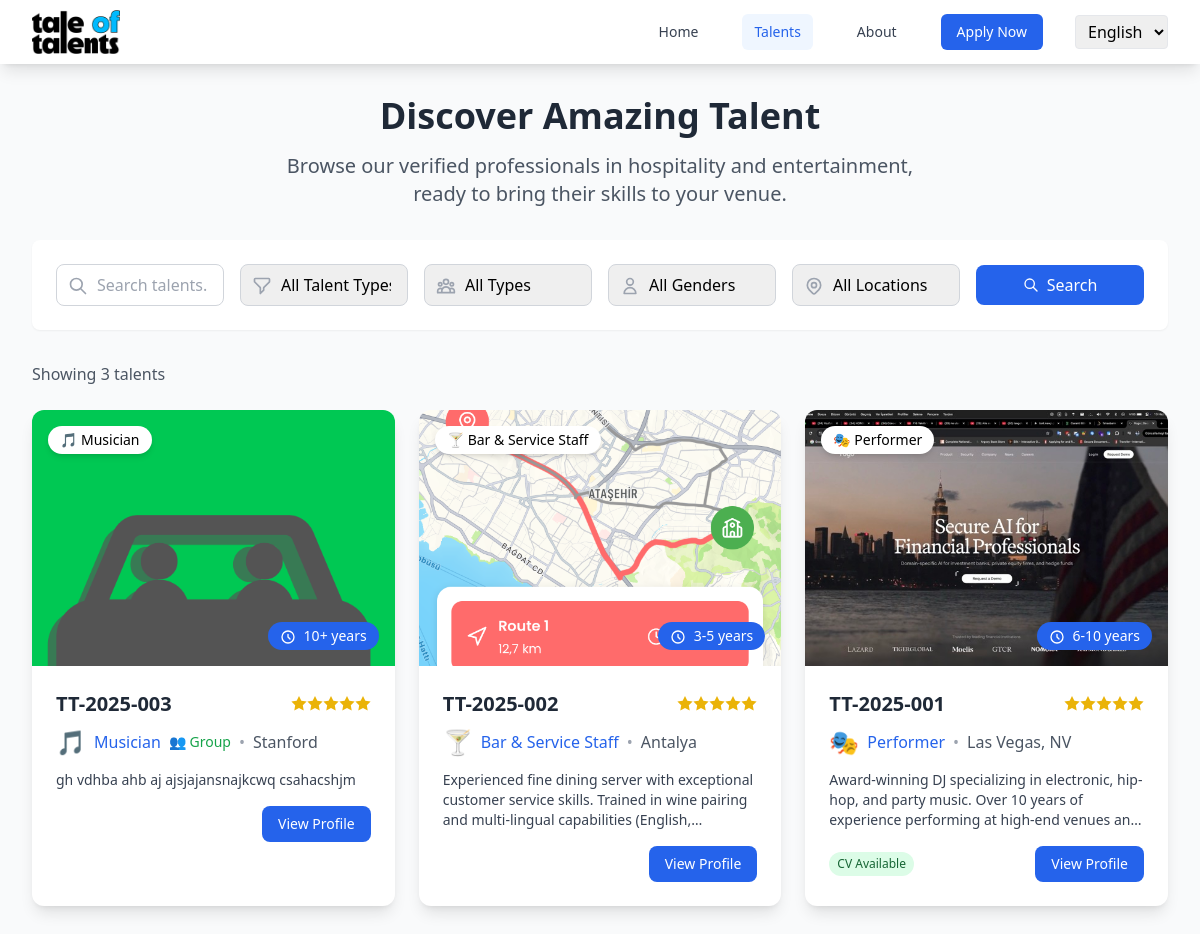
/talents/, run on the app's committed database.
### talents/models.py (models this page shows, shortened)
class TalentProfile(models.Model):
    TALENT_ROLES = [
        ('dancer', 'Dancer'),
        ('acrobat', 'Acrobat'),
        ('performer', 'Performer'),
        ('musician', 'Musician'),
        ('entertainer', 'Entertainer'),
        ('bar_service', 'Bar & Service Staff'),
    ]
    STATUS_CHOICES = [
        ('pending', 'Pending'),
        ('approved', 'Approved'),
        ('rejected', 'Rejected'),
    ]
    GENDER_CHOICES = [
        ('male', 'Male'),
        ('female', 'Female'),
        ('non_binary', 'Non-binary'),
        ('prefer_not_to_say', 'Prefer not to say'),
    ]
    REGISTRATION_TYPE_CHOICES = [
        ('personal', 'Personal'),
        ('group', 'Group'),
    ]
    user = models.OneToOneField(User, on_delete=models.CASCADE, related_name='talent_profile')
    public_id = models.CharField(max_length=20, unique=True, blank=True)
    registration_type = models.CharField(max_length=10, choices=REGISTRATION_TYPE_CHOICES, default='personal')
    group_name = models.CharField(max_length=100, blank=True, null=True, help_text="Group name (required for group registrations)")
    phone = models.CharField(max_length=20)
    email_private = models.EmailField(blank=True)
    city = models.CharField(max_length=100)
    role = models.CharField(max_length=20, choices=TALENT_ROLES)
    experience = models.CharField(max_length=50)
    bio = models.TextField()
    profile_image = models.ImageField(upload_to='profiles/', blank=True, null=True)
    cv_file = models.FileField(upload_to='cvs/', blank=True, null=True)
    height = models.CharField(max_length=20, blank=True, null=True)
    gender_identification = models.CharField(max_length=20, choices=GENDER_CHOICES, blank=True, null=True)
    pronouns = models.CharField(max_length=20, blank=True, null=True)
    hair_color = models.CharField(max_length=20, blank=True, null=True)
    eye_color = models.CharField(max_length=20, blank=True, null=True)
    agency = models.CharField(max_length=100, blank=True, null=True)
    union_affiliations = models.CharField(max_length=200, blank=True, null=True)
    availability = models.CharField(max_length=200, blank=True, null=True)
    status = models.CharField(max_length=10, choices=STATUS_CHOICES, default='pending')
    is_publicly_visible = models.BooleanField(default=False)
    last_approved_at = models.DateTimeField(blank=True, null=True)
    approved_by = models.ForeignKey(User, on_delete=models.SET_NULL, blank=True, null=True, related_name='approved_profiles')
    created_at = models.DateTimeField(auto_now_add=True)
    updated_at = models.DateTimeField(auto_now=True)
    class Meta:
        ordering = ['-created_at']
    @property
    def display_name(self):
        if self.registration_type == 'group':
            return self.group_name or f"Group {self.public_id}"
        else:
            return f"{self.user.first_name} {self.user.last_name}".strip()

### talents/views.py (the view, shortened to what this page needs)
# urls.py: path('talents/', views.talent_showcase, name='talent_showcase'),
def talent_showcase(request):
    talents = TalentProfile.objects.filter(
        status='approved',
        is_publicly_visible=True
    ).order_by('-created_at')
    search_term = request.GET.get('search', '')
    role_filter = request.GET.get('role', 'all')
    if role_filter != 'all':
        talents = talents.filter(role=role_filter)
    registration_type_filter = request.GET.get('registration_type', 'all')
    if registration_type_filter != 'all':
        talents = talents.filter(registration_type=registration_type_filter)
    gender_filter = request.GET.get('gender', 'all')
    if gender_filter != 'all':
        talents = talents.filter(gender_identification=gender_filter)
    location_filter = request.GET.get('location', 'all')
    if location_filter != 'all':
        talents = talents.filter(city__icontains=location_filter)
    unique_locations = TalentProfile.objects.filter(
        status='approved',
        is_publicly_visible=True
    ).values_list('city', flat=True).distinct()
    talent_roles = TalentProfile.TALENT_ROLES
    registration_types = TalentProfile.REGISTRATION_TYPE_CHOICES
    gender_choices = TalentProfile.GENDER_CHOICES
    context = {
        'talents': talents,
        'search_term': search_term,
        'role_filter': role_filter,
        'registration_type_filter': registration_type_filter,
        'gender_filter': gender_filter,
        'location_filter': location_filter,
        'unique_locations': unique_locations,
        'talent_roles': talent_roles,
        'registration_types': registration_types,
        'gender_choices': gender_choices,
    }
    return render(request, 'talents/showcase.html', context)

### templates/talents/showcase.html (shortened to what this page needs)
{% extends 'base.html' %}
{% load i18n %}
{% block content %}
<div class="min-h-screen bg-gray-50">
    <div class="max-w-7xl mx-auto px-4 sm:px-6 lg:px-8 py-8">
        <div class="text-center mb-8">
            <h1 class="text-3xl md:text-4xl font-bold text-gray-800 mb-4">
                {% trans "Discover Amazing Talent" %}
            </h1>
            <p class="text-xl text-gray-600 max-w-2xl mx-auto">
                {% trans "Browse our verified professionals in hospitality and entertainment, ready to bring their skills to your venue." %}
            </p>
        </div>
        <div class="bg-white rounded-lg shadow-sm p-6 mb-8">
            <form method="get" class="grid grid-cols-1 md:grid-cols-2 lg:grid-cols-6 gap-4">
                <div class="relative">
                    <svg class="absolute left-3 top-3 h-5 w-5 text-gray-400" fill="none" stroke="currentColor" viewBox="0 0 24 24">
                        <path stroke-linecap="round" stroke-linejoin="round" stroke-width="2" d="M21 21l-6-6m2-5a7 7 0 11-14 0 7 7 0 0114 0z"></path>
                    </svg>
                    <input
                        type="text"
                        name="search"
                        placeholder="{% trans "Search talents..." %}"
                        value="{{ search_term }}"
                        class="w-full pl-10 pr-4 py-2 border border-gray-300 rounded-lg focus:ring-2 focus:ring-blue-500 focus:border-blue-500"
                    />
                </div>
                <div class="relative">
                    <select
                        name="role"
                        class="w-full pl-10 pr-4 py-2 border border-gray-300 rounded-lg focus:ring-2 focus:ring-blue-500 focus:border-blue-500 appearance-none"
                    >
                        <option value="all">{% trans "All Talent Types" %}</option>
                    </select>
                </div>
                <div class="relative">
                    <select
                        name="registration_type"
                        class="w-full pl-10 pr-4 py-2 border border-gray-300 rounded-lg focus:ring-2 focus:ring-blue-500 focus:border-blue-500 appearance-none"
                    >
                        <option value="all">{% trans "All Types" %}</option>
                    </select>
                </div>
                <div class="relative">
                    <svg class="absolute left-3 top-3 h-5 w-5 text-gray-400" fill="none" stroke="currentColor" viewBox="0 0 24 24">
                        <path stroke-linecap="round" stroke-linejoin="round" stroke-width="2" d="M16 7a4 4 0 11-8 0 4 4 0 018 0zM12 14a7 7 0 00-7 7h14a7 7 0 00-7-7z"></path>
                    </svg>
                    <select
                        name="gender"
                        class="w-full pl-10 pr-4 py-2 border border-gray-300 rounded-lg focus:ring-2 focus:ring-blue-500 focus:border-blue-500 appearance-none"
                    >
                        <option value="all">{% trans "All Genders" %}</option>
                    </select>
                </div>
                <div class="relative">
                    <select
                        name="location"
                        class="w-full pl-10 pr-4 py-2 border border-gray-300 rounded-lg focus:ring-2 focus:ring-blue-500 focus:border-blue-500 appearance-none"
                    >
                        <option value="all">{% trans "All Locations" %}</option>
                    </select>
                </div>
                <div class="flex items-center">
                    <button type="submit" class="w-full bg-blue-600 text-white px-6 py-2 rounded-lg hover:bg-blue-700 transition-colors font-medium flex items-center justify-center">
                        <svg class="w-4 h-4 mr-2" fill="none" stroke="currentColor" viewBox="0 0 24 24">
                            <path stroke-linecap="round" stroke-linejoin="round" stroke-width="2" d="M21 21l-6-6m2-5a7 7 0 11-14 0 7 7 0 0114 0z"></path>
                        </svg>
                        {% trans "Search" %}
                    </button>
                </div>
            </form>
        </div>
        <div class="mb-6">
            <div class="flex items-center justify-between">
                <p class="text-gray-600">
                    {% trans "Showing" %} {{ talents|length }} {% trans "talents" %}
                </p>
            </div>
        </div>
        <div class="grid grid-cols-1 md:grid-cols-2 lg:grid-cols-3 gap-6">
            {% for talent in talents %}
                <div class="bg-white rounded-xl shadow-lg overflow-hidden hover:shadow-xl transition-shadow group">
                    <div class="relative">
                        {% if talent.profile_image %}
                            <img
                                src="{{ talent.profile_image.url }}"
                                alt="{{ talent.display_name }}"
                                class="w-full h-64 object-cover group-hover:scale-105 transition-transform duration-300"
                            />
                        {% endif %}
                        <div class="absolute top-4 left-4 bg-white rounded-full px-3 py-1 shadow-md">
                            <span class="text-sm font-medium flex items-center">
                                <span class="mr-1">
                                    {% if talent.role == 'dancer' %}💃
                                    {% elif talent.role == 'acrobat' %}🤸
                                    {% elif talent.role == 'performer' %}🎭
                                    {% elif talent.role == 'musician' %}🎵
                                    {% elif talent.role == 'entertainer' %}🎪
                                    {% elif talent.role == 'bar_service' %}🍸
                                    {% endif %}
                                </span>
                                {{ talent.get_role_display }}
                            </span>
                        </div>
                        <div class="absolute bottom-4 right-4 bg-blue-600 text-white rounded-full px-3 py-1 text-sm font-medium">
                            <svg class="inline mr-1 w-4 h-4" fill="none" stroke="currentColor" viewBox="0 0 24 24">
                                <path stroke-linecap="round" stroke-linejoin="round" stroke-width="2" d="M12 8v4l3 3m6-3a9 9 0 11-18 0 9 9 0 0118 0z"></path>
                            </svg>
                            {{ talent.experience }}
                        </div>
                    </div>
                    <div class="p-6">
                        <div class="flex items-center justify-between mb-2">
                            <h3 class="text-xl font-semibold text-gray-800">{{ talent.public_id }}</h3>
                            <div class="flex items-center text-yellow-500">
                                {% for i in "12345" %}
                                    <svg class="w-4 h-4 fill-current" viewBox="0 0 20 20">
                                        <path d="M10 15l-5.878 3.09 1.123-6.545L.489 6.91l6.572-.955L10 0l2.939 5.955 6.572.955-4.756 4.635 1.123 6.545z"/>
                                    </svg>
                                {% endfor %}
                            </div>
                        </div>
                        <div class="flex items-center space-x-2 mb-3">
                            <span class="text-2xl">
                                {% if talent.role == 'dancer' %}💃
                                {% elif talent.role == 'acrobat' %}🤸
                                {% elif talent.role == 'performer' %}🎭
                                {% elif talent.role == 'musician' %}🎵
                                {% elif talent.role == 'entertainer' %}🎪
                                {% elif talent.role == 'bar_service' %}🍸
                                {% endif %}
                            </span>
                            <span class="text-blue-600 font-medium">{{ talent.get_role_display }}</span>
                            {% if talent.registration_type == 'group' %}
                                <span class="text-green-600 text-sm">👥 {% trans "Group" %}</span>
                            {% endif %}
                            <span class="text-gray-400">•</span>
                            <span class="text-gray-600">{{ talent.city }}</span>
                        </div>
                        <p class="text-gray-700 text-sm mb-4 line-clamp-3">
                            {{ talent.bio|truncatewords:20 }}
                        </p>
                        <div class="flex items-center justify-between">
                            <div class="flex items-center space-x-2">
                                {% if talent.cv_file %}
                                    <span class="bg-green-100 text-green-800 text-xs px-2 py-1 rounded-full">
                                        {% trans "CV Available" %}
                                    </span>
                                {% endif %}
                            </div>
                            <a href="{% url 'talent_detail' talent.pk %}" class="bg-blue-600 text-white px-4 py-2 rounded-lg text-sm font-medium hover:bg-blue-700 transition-colors">
                                {% trans "View Profile" %}
                            </a>
                        </div>
                    </div>
                </div>
            {% endfor %}
        </div>
    </div>
</div>
{% endblock %}

### data on the page
TalentProfile: profile_image (picture), role "Musician", experience "10+ years", public_id "TT-2025-003", city "Stanford", bio "gh vdhba ahb aj ajsjajansnajkcwq csahacshjm"
TalentProfile: profile_image (picture), role "Bar & Service Staff", experience "3-5 years", public_id "TT-2025-002", city "Antalya", bio "Experienced fine dining server with exceptional customer service skills. Trained in wine pairing and multi-lingual capabilities…"
TalentProfile: profile_image (picture), role "Performer", experience "6-10 years", public_id "TT-2025-001", city "Las Vegas, NV", bio "Award-winning DJ specializing in electronic, hip-hop, and party music. Over 10 years of experience performing at high-end venues…"

### other printed values
{{ talents|length }} "3"
form field language "English"
